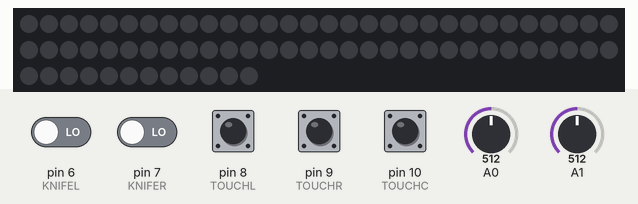
The sketch below on a simulated SparkFun Pro Micro, built with avr-gcc and run on an emulated ATmega32U4. On the bench: 72 RGB LEDs in strip order, left to right, continuing on the next row. The inputs (shaded band) are chosen by the test bench; at power-on: pin 6 (KNIFEL), pin 7 (KNIFER), pin 8 (TOUCHL), pin 9 (TOUCHR), pin 10 (TOUCHC) LOW, A0 = 512, A1 = 512. Dim RGB values are drawn brighter than linear.

Above: at 2.2 s.
2.3 s: pin 6 (KNIFEL) driven HIGH
At 2.49 s:
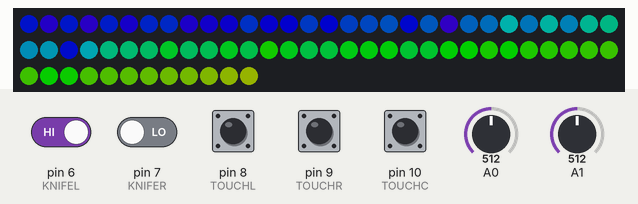
4.7 s: pin 9 (TOUCHR) pulled HIGH for 0.15 s
At 5.04 s:
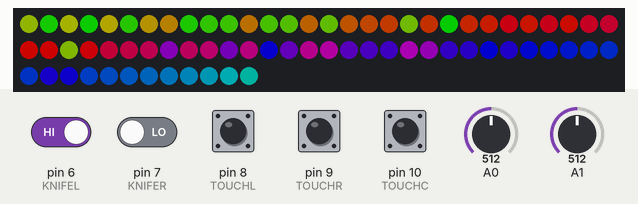
5.4 s: A0 set to 122
At 5.67 s:
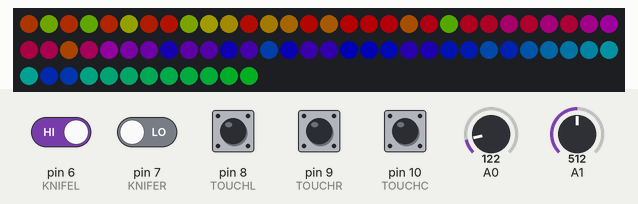
8.2 s: pin 10 (TOUCHC) pulled HIGH for 0.15 s
At 8.54 s:
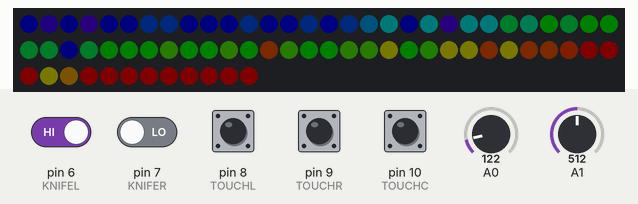
8.9 s: A1 set to 716
At 9.14 s:
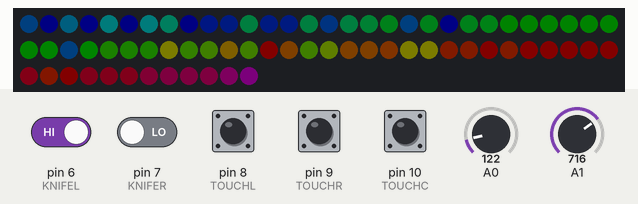
11.9 s: pin 7 (KNIFER) driven HIGH
At 12.47 s:
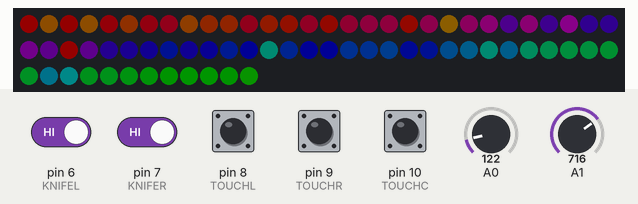
Timing chart, 0 to 14.9 s (numbered marks = the images above; inputs shaded):
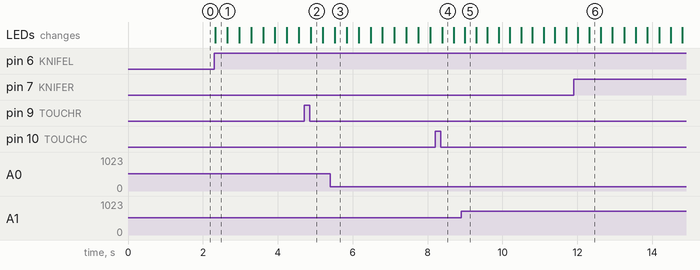

Measured:
- after the input at 2.3 s, the LEDs: change at once (image 1)
- after the input at 4.7 s, the LEDs: change after 0.18 s (image 2)
- after the input at 8.2 s, the LEDs: change after 0.19 s (image 4)
- after the input at 8.9 s, the LEDs: change after 0.09 s (image 5)

The sketch:

Glass_Head.ino
```cpp
/* Glass Head art project using an Arduino Spark Fun Pro Micro 5V/16MHz, two MSGEQ7 ICs connected to
   the left and right channels of a stereo input jack, and 72 WS2812 LEDs wired into a glass head.

   High-level summary:
    1) The switches are debounced and stored
    2) Any new operating states or variables are calculated
    2) The audio signal is filtered by the MSGEQ7 into 7 channels of DC peak values (for each side)
    3) An expanded set of spectrum data is calculated by first averaging the left and right sides for
       each channel and then a value between channels is calculated.
       (7 real values + 6 interpolated values = 13 total)
    4) The overall brightness for the strip is set based on the center touch switch
    5) Each of the 72 LEDS has calculated a color and intensity based on the appropriate spectrum value
    6) The strip is refreshed
    7) Repeat forever

*/

#include <Adafruit_NeoPixel.h>  //The library file for the WS2812 chips

// Number of RGB LEDs in strand:
const int nLEDs = 72;
byte brightnessMode = 2;    // display brightness =  0=Low - 1=Medium - 2=Bright - start bright
byte colorMap = 85;          // the offset position for the color map
byte colorScale = 2;        // the variation in the color map - 0=one color, 3=full spectrum

#define  AUDIOL   0 // Left channel from the MSGEQ7 board= 0.3V + peak signal
#define  AUDIOR   1 // Right channel from the MSGEQ7 board= 0.3V + peak signal

#define  TRIGGER  3 // digital output debug port to help trigger scope
#define  STROBE   4 // digital output connected to the Strobe line on the MSGEQ7 board
#define  RESET    5 // digital output connected to the Reset Line on the MSGEQ7 board

#define  KNIFEL   6 // digital input connected to the front knife switch left position
#define  KNIFER   7 // digital input connected to the front knife switch right position
#define  TOUCHL   8 // digital input connected to the left touch switch
#define  TOUCHR   9 // digital input connected to the right touch switch
#define  TOUCHC  10 // digital input connected to the center touch switch

#define  SAMPLES  8 // number of analog samples to take into the average
#define  OFFSET  60 // the DC offset seen on the output of the MSGEQ7 (300 to 600mV nominal)
#define  NOISE   16 // the analog value below which we assume is noise (keeps the display from flickering)

#define  DATAPIN  2 // the LED strip data pin

// Strip maximum brightness levels
byte brightnessLevel[3] = {20, 100, 255};

// LED Mapping tables - maps the LED number to it's true position in the glass head
byte Right2Left[72] = {29,48,65,50,49,6,5,4,7,28,47,46,51,27,26,64,30,52,9,8,66,62,45,3,2,11,10,61,71,32,33,63,25,31
     ,53,34,68,13,35,12,69,70,1,60,14,36,54,44,43,0,21,24,41,16,15,55,23,56,22,59,42,17,18,67,57,37,19,38,20,58,40,39};

byte Bottom2Top[72] = {21,3,1,8,5,9,10,12,13,15,19,32,0,2,4,6,7,11,14,16,17,18,20,22,23,25,27,30,31,33,24,26,28,29,34
     ,35,36,38,39,41,44,45,49,50,37,40,43,46,47,48,51,52,54,61,62,42,53,55,56,57,58,59,60,63,64,65,66,67,68,69,70,71};


struct SWITCH {  // a structure to hold the input switches
  byte knifeleft;
  byte kniferight;
  byte touchleft;
  byte touchright;
  byte touchcenter;
};
struct SWITCH switchesNow = {0, 0, 0, 0, 0};  // define a structure to hold the current switch values
struct SWITCH switchesLast = {0, 0, 0, 0, 0};  // define a structure to hold the previous switch values

// Parameter 1 = number of pixels in strip
// Parameter 2 = pin number (most are valid)
// Parameter 3 = pixel type flags, add together as needed:
//   NEO_KHZ800  800 KHz bitstream (most NeoPixel products w/WS2812 LEDs)
//   NEO_KHZ400  400 KHz (classic 'v1' (not v2) FLORA pixels, WS2811 drivers)
//   NEO_GRB     Pixels are wired for GRB bitstream (most NeoPixel products)
//   NEO_RGB     Pixels are wired for RGB bitstream (v1 FLORA pixels, not v2)
Adafruit_NeoPixel strip = Adafruit_NeoPixel(nLEDs, DATAPIN, NEO_GRB + NEO_KHZ800);


// setup - initialize the I/O ********************************************************************************
void setup()
{
//  Serial.begin(9600);  // remove as comment to turn on the Serial port
  strip.begin();
  strip.show(); // Initialize all pixels to 'off'

  pinMode(TRIGGER, OUTPUT); // use to help debug code
  pinMode(STROBE, OUTPUT);  // strobe pin on the MSGEQ7 chip
  pinMode(RESET, OUTPUT);   // reset pin on the MSGEQ7 chip
  pinMode(KNIFEL, INPUT);    // input from the selection switch
  pinMode(KNIFER, INPUT);   // input from the selection switch
  pinMode(TOUCHL, INPUT);   // digital input connected to the left touch switch
  pinMode(TOUCHR, INPUT);   // digital input connected to the right touch switch
  pinMode(TOUCHC, INPUT);   // digital input connected to the center touch switch

  digitalWrite(TRIGGER, LOW);  //start with the trigger pin low
  digitalWrite(RESET, LOW);   // start with both control lines to the MSGEQ7 chip low
  digitalWrite(STROBE, LOW);  //

  delay(1000);  //wait 1 second

  digitalWrite(RESET, HIGH);  // set the Reset line high
  delay(1);  //wait 1 millisecond
  digitalWrite(RESET, LOW);  // set the Reset line low
  delay(1);  //wait 1 millisecond - chip now ready for strobing through the outputs
}

// Main execution loop ***************************************************************************************
void loop() {
// Initialize all variables
  int spectrumL[7] = {0, 0, 0, 0, 0, 0, 0}; // stored values for the left channel spectrum
  int spectrumR[7] = {0, 0, 0, 0, 0, 0, 0}; // values for the right side
  byte spectrumINT[13] = {0, 0, 0, 0, 0, 0, 0, 0, 0, 0, 0, 0, 0}; // interpolated
  byte spectrumAVG = 0; // average valume across all channels


// Code start ************************************************************************************************
  switchesNow = debounceSwitch();     // read the input switches:

// process the color brightness select switch - Touch center
  if (switchesNow.touchcenter == 0 && switchesLast.touchcenter == 1) {  // high to low means it was touched
    brightnessMode = (brightnessMode + 1) % 3;  // increment brightness on touch = 0, 1, 2 and wrap around
    switchesLast.touchcenter = switchesNow.touchcenter;
  }
  if (switchesNow.touchcenter == 1 && switchesLast.touchcenter == 0) {  // low to high means it was released
    switchesLast.touchcenter = switchesNow.touchcenter;
  }

  // process the LEFT touch switch
  if (switchesNow.touchleft == 0 ) {  // low means it was touched
    colorMap = (colorMap + 1) % 255;    // increment color Map index counter
  }

  // process the RIGHT touch switch
  if (switchesNow.touchright == 0 && switchesLast.touchright == 1) {  // high to low means it was touched
    colorScale = (colorScale + 1) % 4;  // increment color scale on touch - 0 through 3 and wrap around
    switchesLast.touchright = switchesNow.touchright;
  }
  if (switchesNow.touchright == 1 && switchesLast.touchright == 0) {  // low to high means it was released
    switchesLast.touchright = switchesNow.touchright;
  }


// Read spectrum analyzer chips ******************************************************************************
  digitalWrite(RESET, HIGH);    // set the Reset line high to initialize the chips' internal multiplexor
  delayMicroseconds(100);       // wait 100 microseconds
  digitalWrite(RESET, LOW);     // set the Reset line low
  delayMicroseconds(100);       // wait 100 microsecond - chip now ready for strobing through the outputs

  for (byte i = 0; i < 7; i++){   // cycle through the seven channels
    digitalWrite(STROBE, HIGH);   // Strobe High to switch to the next analog channel
    delayMicroseconds(100);       // wait 150 microseconds to allow the output to settle - minimum 36 usec
    digitalWrite(STROBE, LOW);    // set the Strobe line low for the next time
    delayMicroseconds(200);       // wait 200 microseconds for the analog signal to stabilize

    spectrumL[i] = averageDetect(AUDIOL, OFFSET, SAMPLES, NOISE);  // fill the spectrum matrix with left side values
    spectrumR[i] = averageDetect(AUDIOR, OFFSET, SAMPLES, NOISE);  // same for right side

  }

  // Calculate the spectrum data to be used to drive the display
  spectrumINT[0] = (spectrumL[0] + spectrumR[0]) / 8;   // Average the Left and Right channels and scale down by /4
  spectrumINT[2] = (spectrumL[1] + spectrumR[1]) / 8;   //   Note: original values are in range of 0 to 1024 and we want
  spectrumINT[4] = (spectrumL[2] + spectrumR[2]) / 8;   //     to get to a range 0 to 256
  spectrumINT[6] = (spectrumL[3] + spectrumR[3]) / 8;
  spectrumINT[8] = (spectrumL[4] + spectrumR[4]) / 8;
  spectrumINT[10] = (spectrumL[5] + spectrumR[5]) / 8;
  spectrumINT[12] = (spectrumL[6] + spectrumR[6]) / 8;

  spectrumINT[1] = (spectrumINT[0] + spectrumINT[2]) / 2;  // Average the two adjecent channels to get the in-between
  spectrumINT[3] = (spectrumINT[2] + spectrumINT[4]) / 2;  //  Note: getting an interpolated spectrum value helps
  spectrumINT[5] = (spectrumINT[4] + spectrumINT[6]) / 2;  //    fill in the colors between channels so the display
  spectrumINT[7] = (spectrumINT[6] + spectrumINT[8]) / 2;  //    is smoother
  spectrumINT[9] = (spectrumINT[7] + spectrumINT[10]) / 2;
  spectrumINT[11] = (spectrumINT[10] + spectrumINT[12]) / 2;

  // Now calculate a single average value for the mode that flashes all the LEDs at the same intensity
  spectrumAVG = (spectrumINT[0] + spectrumINT[2] + spectrumINT[4] + spectrumINT[6] + spectrumINT[8] + spectrumINT[10] + spectrumINT[12]) / 7;

// We now have all the inputs we need to display

// Set the overall brightness of the LEDs based on the center touch switch ***********************************
  strip.setBrightness(brightnessLevel[brightnessMode]);

// Output the appropriate colors *****************************************************************************
  for (int i = 0; i < 72; i++){   // cycle through all 72 LEDs
    byte Color = i * colorScale + colorMap;  // this results in a color map position
    byte Channel = i / 6 ;   // there are 13 interpolated channels, 0 through 12.

    byte Red1 = (WheelR(Color) * spectrumINT[Channel]) / 255;   // brightness proportionally to the loudness
    byte Green1 = (WheelG(Color) * spectrumINT[Channel]) / 255; //  of the individual channel
    byte Blue1 = (WheelB(Color) * spectrumINT[Channel]) / 255;

    byte Red2 = (WheelR(Color) * spectrumAVG) / 255;    // brightness proportionally to the loudness
    byte Green2 = (WheelG(Color) * spectrumAVG) / 255;  //   of the average level across all channels
    byte Blue2 = (WheelB(Color) * spectrumAVG) / 255;


    if (switchesNow.kniferight == 0 && switchesNow.knifeleft == 1) {  // knife switch to the right
      strip.setPixelColor(Bottom2Top[i], Red1, Green1, Blue1);  //   color the pixel with the given color
    }
    if (switchesNow.kniferight == 1 && switchesNow.knifeleft == 0) {  // knife switch to the left
      strip.setPixelColor(Right2Left[i], Red2, Green2, Blue2);  //   color the pixel with the given color
    }
    if (switchesNow.kniferight == 1 && switchesNow.knifeleft == 1) {  // knife switch between sides
      strip.setPixelColor(Bottom2Top[i], WheelR(Color), WheelG(Color), WheelB(Color));  // demo
    }

  }

  strip.show();   //show the new strip colors - FYI - takes rough 4.66 milliseconds on the Uno

}  // END of Main Loop ***************************************************************************************


/*******************************************************************************************/
/* averageDetect: Get the average analog voltage on the analog input pin
/*******************************************************************************************/
int averageDetect(int analogIn, int offset, int samples, int noise){

  long int sum = 0;         // initial register to hold the sum
  int sensorValue = 0;      // analog input sample (A/D= 0 to 1023, 0 - 5V)

  for (int i = 0; i < samples; i++){                // read analog values and find the average
    sensorValue = analogRead(analogIn) - offset;    // read analog voltage (range 0 to 1024) and subtract offset
    if (sensorValue < noise) {sensorValue = noise;}       // if less than 20, set to 20 to filter out noise
    if (sensorValue > 1023) {sensorValue = 1023;}   // if greater than 1023, set to 1023

    sum = sum + sensorValue;        // create a sum of the values
  }

  return (sum / samples);    //divide by the number of samples
}


/*******************************************************************************************/
/* debounceSwitch: reads all switch inputs 32 times then divides by 25 to return a "1" if
/*   if input is high 25 or greater times.
/*******************************************************************************************/
struct SWITCH debounceSwitch () {
  struct SWITCH sw = {0,0,0,0,0};

  for (int i = 0; i < 32; i++){
    sw.knifeleft = sw.knifeleft + digitalRead(KNIFEL);
    sw.kniferight = sw.kniferight + digitalRead(KNIFER);
    sw.touchleft = sw.touchleft + digitalRead(TOUCHL);
    sw.touchright = sw.touchright + digitalRead(TOUCHR);
    sw.touchcenter = sw.touchcenter + digitalRead(TOUCHC);
  }

  sw.knifeleft = sw.knifeleft / 25;
  sw.kniferight = sw.kniferight / 25;
  sw.touchleft = sw.touchleft / 25;
  sw.touchright = sw.touchright / 25;
  sw.touchcenter = sw.touchcenter / 25;

  return (sw);
}


/*******************************************************************************************/
/* Wheel: standard color look-up routine - Input a value 0 to 255 to get a returned color value.
/*    NOTE: The colors are a transition r - g - b - back to r.
/*******************************************************************************************/
uint32_t Wheel(byte WheelPos) {
  if(WheelPos < 85) {
   return strip.Color(WheelPos * 3, 255 - WheelPos * 3, 0);
  } else if(WheelPos < 170) {
   WheelPos -= 85;
   return strip.Color(255 - WheelPos * 3, 0, WheelPos * 3);
  } else {
   WheelPos -= 170;
   return strip.Color(0, WheelPos * 3, 255 - WheelPos * 3);
  }
}
/*******************************************************************************************/
/* WheelR: same as above but just returned the Red byte (not the entire RGB word)          */
byte WheelR(byte WheelPos) {
  if(WheelPos < 85) {
    return WheelPos * 3;
  }
  else if(WheelPos < 170) {
    WheelPos -= 85;
    return 255 - WheelPos * 3;
  } else {
    return 0;
  }
}
/*******************************************************************************************/
/* WheelG: same as above but just returned the Green byte (not the entire RGB word)        */
byte WheelG(byte WheelPos) {
  if(WheelPos < 85) {
   return 255 - WheelPos * 3;
  } else if(WheelPos < 170) {
   return  0;
  } else {
   WheelPos -= 170;
   return  WheelPos * 3;
  }
}
/*******************************************************************************************/
/* WheelB: same as above but just returned the Blue byte (not the entire RGB word)         */
byte WheelB(byte WheelPos) {
  if(WheelPos < 85) {
   return 0;
  } else if(WheelPos < 170) {
   WheelPos -= 85;
   return  WheelPos * 3;
  } else {
   WheelPos -= 170;
   return  255 - WheelPos * 3;
  }
}
```
